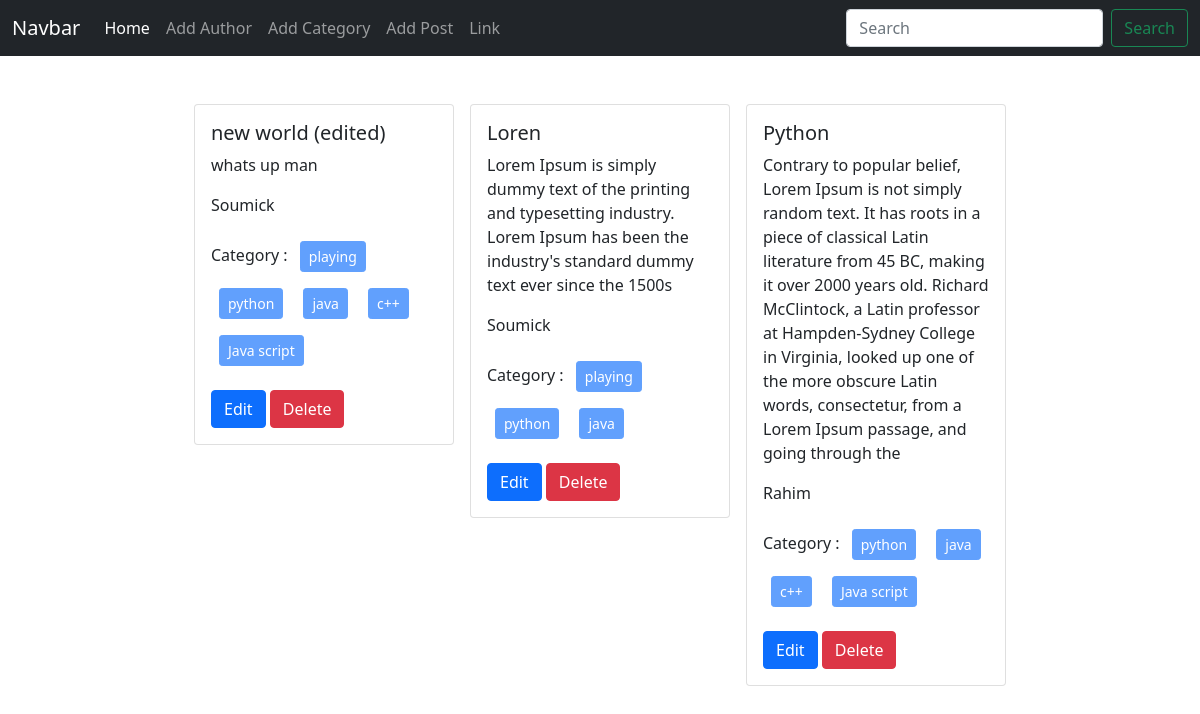
The page / on the database its author committed.
### posts/models.py (models this page shows)
class Post(models.Model):
    title = models.CharField(max_length=100)
    content = models.TextField()
    catagory = models.ManyToManyField(Category)
    author = models.ForeignKey(Author, on_delete=models.CASCADE)
    def __str__(self):
        return self.title

### author/models.py (models this page shows, shortened)
class Author(models.Model):
    name = models.CharField(max_length=100)
    bio = models.TextField()
    phone_no = models.CharField(max_length=12)

### categories/models.py (models this page shows, shortened)
class Category(models.Model):
    name = models.CharField(max_length=100)

### blog_project/views.py (the view)
# urls.py: path('', views.home ,  name = 'homepage'),
def home(request):
    data = Post.objects.all()
    print(data)
    return render(request , 'home.html',{'data':data})

### templates/home.html
{% extends 'base.html' %}
{% block contant %}
<div class="d-flex flex-wrap justify-content-center px-5 pt-5">
    {% for post in data %}
    <div class="col-sm-3 ">
        <div class="card mx-2">
            <div class="card-body">
                <h5 class="card-title">{{post.title}}</h5>
                <p class="card-text">{{post.content}}</p>
                <p>{{post.author.name}}</p>
                 <p>
                    Category : {% for cat in post.catagory.all %}
                    <button class="btn btn-primary btn-sm m-2" disabled> {{cat.name}} </button>
                    {% endfor %}
                </p>
                <a href="{% url 'edit_post' post.id %}" class="btn btn-primary">Edit</a>
                <a href="{% url 'delete_post' post.id %}" class="btn btn-danger">Delete</a>
            </div>
        </div>
    </div>
    {% endfor %}
</div>
{% endblock %}

### templates/base.html (shortened to what this page needs)
<!doctype html>
<html lang="en">
<head>
    <link href="https://cdn.jsdelivr.net/npm/bootstrap@5.0.2/dist/css/bootstrap.min.css" rel="stylesheet"
>
</head>
<body>
    <nav class="navbar navbar-expand-lg navbar-dark bg-dark">
        <div class="container-fluid">
            <a class="navbar-brand" href="#">Navbar</a>
            <div class="collapse navbar-collapse" id="navbarSupportedContent">
                <ul class="navbar-nav me-auto mb-2 mb-lg-0">
                    <li class="nav-item">
                        <a class="nav-link active" aria-current="page" href="{% url 'homepage' %}">Home</a>
                    </li>
                    <li class="nav-item">
                        <a class="nav-link" href="{% url 'add_author' %}">Add Author</a>
                    </li>
                    <li class="nav-item">
                        <a class="nav-link" href="{% url 'add_category' %}">Add Category</a>
                    </li>
                    <li class="nav-item">
                        <a class="nav-link" href="{% url 'add_post' %}">Add Post</a>
                    </li>
                    <li class="nav-item">
                        <a class="nav-link" href="#">Link</a>
                    </li>
                </ul>
                <form class="d-flex">
                    <input class="form-control me-2" type="search" placeholder="Search" aria-label="Search">
                    <button class="btn btn-outline-success" type="submit">Search</button>
                </form>
            </div>
        </div>
    </nav>
    {% block contant %}
    {% endblock %}
</body>
</html>

### rows shown on the page
Post: title "new world (edited)", content "whats up man", author.name "Soumick"
Category: name "playing"
Category: name "python"
Category: name "java"
Category: name "c++"
Category: name "Java script"
Post: title "Loren", content "Lorem Ipsum is simply dummy text of the printing and typesetting industry. Lorem Ipsum has been the industry's standard dummy text ever since the 1500s", author.name "Soumick"
Post: title "Python", content "Contrary to popular belief, Lorem Ipsum is not simply random text. It has roots in a piece of classical Latin literature from 45 BC, making it over 2000 years old. Richard McClintock, a Latin professor at Hampden-Sydney College in Virginia, looked up one of the more obscure Latin words, consectetur, from a Lorem Ipsum passage, and going through the", author.name "Rahim"
